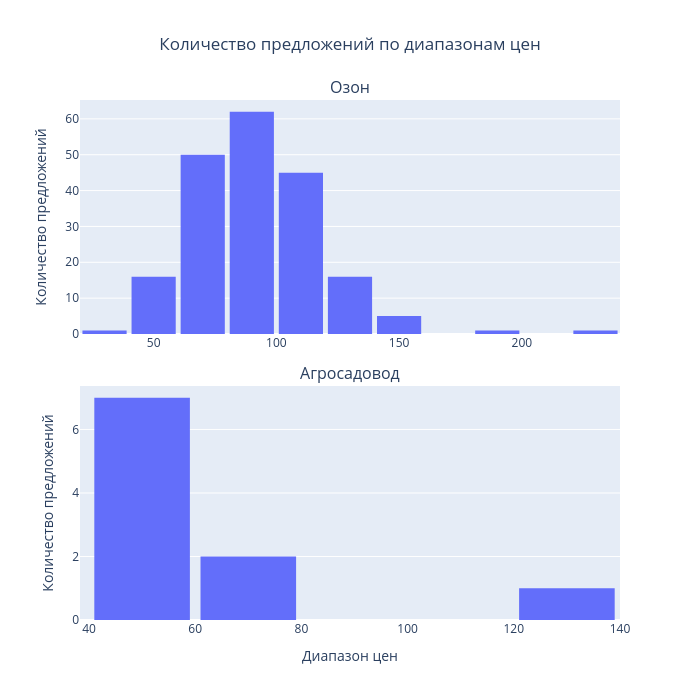

The notebook cell this image was saved under:
### Code cell
from plotly.subplots import make_subplots

fig_ozon = px.histogram(df_ozon, x="Цена за КГ", nbins=10, title="Озон")
fig_agro = px.histogram(df_agro, x="Цена за КГ", nbins=10, title="Агросадовод")

fig = make_subplots(rows=2, cols=1, subplot_titles=("Озон", "Агросадовод"), vertical_spacing=0.1)

fig.add_trace(fig_ozon.data[0], row=1, col=1)
fig.add_trace(fig_agro.data[0], row=2, col=1)

fig.update_layout(
    title_text="Количество предложений по диапазонам цен",
    xaxis_title="Диапазон цен",
    yaxis_title="Количество предложений",
    bargap=0.1,
    height = 700,
    width = 700,
    title_x = 0.5
)

fig.update_xaxes(title_text="", row=1, col=1)  # Ось X для первого графика
fig.update_xaxes(title_text="Диапазон цен", row=2, col=1)
fig.update_yaxes(title_text="Количество предложений", row=2, col=1)

# Показываем график
fig.show()

### Figure 1 — Plotly figure (JSON) as saved in the notebook; plotly's stock layout.template omitted (floating-point values rounded to 4 significant figures; data arrays with more than 128 entries replaced by an {"elided": "..."} marker saying what was removed)
{"data": [{"alignmentgroup": "True", "bingroup": "x", "hovertemplate": "Цена за КГ=%{x}<br>count=%{y}<extra></extra>", "legendgroup": "", "marker": {"color": "#636efa", "pattern": {"shape": ""}}, "name": "", "nbinsx": 10, "offsetgroup": "", "orientation": "v", "showlegend": false, "type": "histogram", "x": {"elided": "197 float values"}, "xaxis": "x", "yaxis": "y"}, {"alignmentgroup": "True", "bingroup": "x", "hovertemplate": "Цена за КГ=%{x}<br>count=%{y}<extra></extra>", "legendgroup": "", "marker": {"color": "#636efa", "pattern": {"shape": ""}}, "name": "", "nbinsx": 10, "offsetgroup": "", "orientation": "v", "showlegend": false, "type": "histogram", "x": [44, 50, 52, 56.67, 73.33, 40, 53.33, 120, 43.33, 66.67], "xaxis": "x2", "yaxis": "y2"}], "layout": {"annotations": [{"font": {"size": 16}, "showarrow": false, "text": "Озон", "x": 0.5, "xanchor": "center", "xref": "paper", "y": 1, "yanchor": "bottom", "yref": "paper"}, {"font": {"size": 16}, "showarrow": false, "text": "Агросадовод", "x": 0.5, "xanchor": "center", "xref": "paper", "y": 0.45, "yanchor": "bottom", "yref": "paper"}], "bargap": 0.1, "height": 700, "title": {"text": "Количество предложений по диапазонам цен", "x": 0.5}, "width": 700, "xaxis": {"anchor": "y", "autorange": true, "domain": [0, 1], "range": [20, 240], "title": {"text": ""}, "type": "linear"}, "xaxis2": {"anchor": "y2", "autorange": false, "domain": [0, 1], "range": [38.31, 140], "title": {"text": "Диапазон цен"}, "type": "linear"}, "yaxis": {"anchor": "x", "autorange": true, "domain": [0.55, 1], "range": [0, 65.26], "title": {"text": "Количество предложений"}}, "yaxis2": {"anchor": "x2", "autorange": true, "domain": [0, 0.45], "range": [0, 7.368], "title": {"text": "Количество предложений"}}}}
